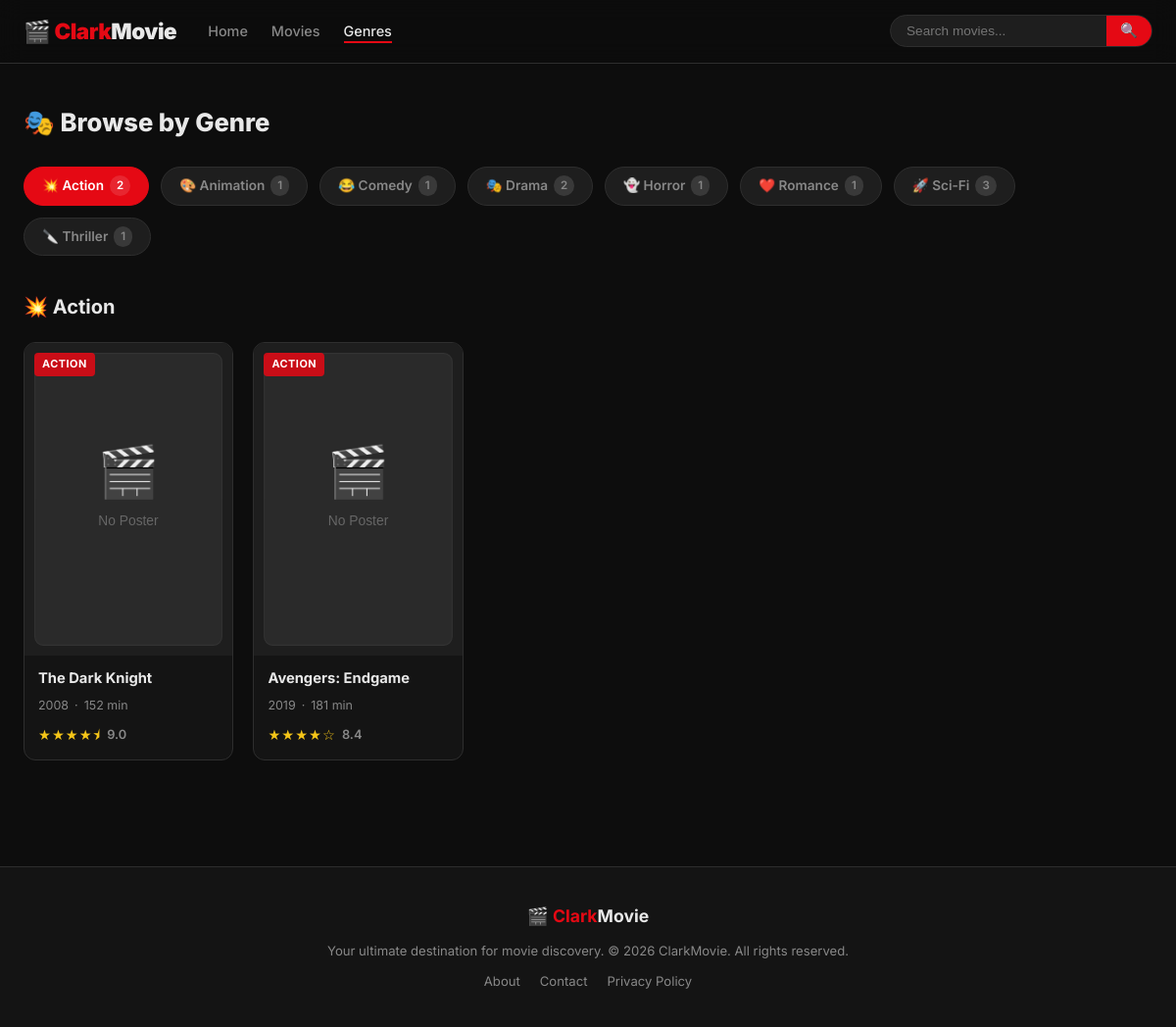
Page /pages/genre.php?id=1 on the committed database.
### tables this page shows
CREATE TABLE genres (
        id INTEGER PRIMARY KEY AUTOINCREMENT,
        name TEXT NOT NULL UNIQUE
    );

CREATE TABLE movies (
        id INTEGER PRIMARY KEY AUTOINCREMENT,
        title TEXT NOT NULL,
        description TEXT,
        release_year INTEGER,
        rating REAL DEFAULT 0,
        duration INTEGER,
        poster TEXT,
        genre_id INTEGER,
        FOREIGN KEY (genre_id) REFERENCES genres(id)
    );

### pages/genre.php (the view, shortened to what this page needs)
<?php
require_once __DIR__ . '/../includes/config.php';
require_once __DIR__ . '/../partials/movie_card.php';
$genres = $pdo->query("
    SELECT g.*, COUNT(m.id) AS movie_count
    FROM genres g LEFT JOIN movies m ON m.genre_id = g.id
    GROUP BY g.id ORDER BY g.name
")->fetchAll(PDO::FETCH_ASSOC);
$selectedGenre = (int)($_GET['id'] ?? 0);
$genreMovies   = [];
$genreName     = '';
if ($selectedGenre > 0) {
    $gs = $pdo->prepare("SELECT name FROM genres WHERE id = ?");
    $gs->execute([$selectedGenre]);
    $genreName = $gs->fetchColumn();
    $ms = $pdo->prepare("
        SELECT m.*, g.name AS genre_name
        FROM movies m LEFT JOIN genres g ON m.genre_id = g.id
        WHERE m.genre_id = ? ORDER BY m.rating DESC
    ");
    $ms->execute([$selectedGenre]);
    $genreMovies = $ms->fetchAll(PDO::FETCH_ASSOC);
}
$genreIcons = [
    'Action'    => '💥',
    'Drama'     => '🎭',
    'Sci-Fi'    => '🚀',
    'Comedy'    => '😂',
    'Horror'    => '👻',
    'Romance'   => '❤️',
    'Thriller'  => '🔪',
    'Animation' => '🎨',
];
include __DIR__ . '/../partials/header.php';
include __DIR__ . '/../partials/navbar.php';
?>
<main class="main-content container">
    <h1 class="page-heading-title">🎭 Browse by Genre</h1>
    <div class="genre-pills">
        <?php foreach ($genres as $g): ?>
            <a href="<?= BASE_URL ?>/pages/genre.php?id=<?= $g['id'] ?>"
               class="genre-pill <?= $selectedGenre === (int)$g['id'] ? 'active' : '' ?>">
                <?= $genreIcons[$g['name']] ?? '🎬' ?>
                <?= htmlspecialchars($g['name']) ?>
                <span class="pill-count"><?= $g['movie_count'] ?></span>
            </a>
        <?php endforeach; ?>
    </div>
    <?php if ($selectedGenre > 0): ?>
        <section class="section">
            <div class="section-header">
                <h2 class="section-title">
                    <?= $genreIcons[$genreName] ?? '🎬' ?> <?= htmlspecialchars($genreName) ?>
                </h2>
            </div>
            <?php if (empty($genreMovies)): ?>
                <p class="empty-state">No movies in this genre yet.</p>
            <?php else: ?>
                <div class="movies-grid">
                    <?php foreach ($genreMovies as $movie): renderMovieCard($movie); endforeach; ?>
                </div>
            <?php endif; ?>
        </section>
    <?php else: ?>
        <p class="genre-hint">👆 Select a genre above to browse movies.</p>
    <?php endif; ?>
</main>
<?php include __DIR__ . '/../partials/footer.php'; ?>

### partials/movie_card.php (shortened to what this page needs)
<?php
function renderMovieCard(array $movie): void {
    $stars = renderStars($movie['rating']);
    $poster = htmlspecialchars($movie['poster'] ?? '');
    $title  = htmlspecialchars($movie['title']);
    $year   = (int)($movie['release_year'] ?? 0);
    $dur    = (int)($movie['duration']     ?? 0);
    $genre  = htmlspecialchars($movie['genre_name'] ?? 'Unknown');
    $id     = (int)$movie['id'];
    $rating = number_format((float)$movie['rating'], 1);
?>
<div class="movie-card" data-id="<?= $id ?>">
    <a href="<?= BASE_URL ?>/pages/movie_detail.php?id=<?= $id ?>" class="card-link">
        <div class="card-poster">
            <img src="<?= $poster ?>" alt="<?= $title ?>" loading="lazy"
                 onerror="this.src='<?= BASE_URL ?>/assets/images/no-poster.svg'">
            <span class="card-genre"><?= $genre ?></span>
        </div>
        <div class="card-info">
            <h3 class="card-title"><?= $title ?></h3>
            <div class="card-meta">
                <span class="meta-year"><?= $year ?></span>
                <span class="meta-sep">·</span>
                <span class="meta-dur"><?= $dur ?> min</span>
            </div>
            <div class="card-rating">
                <span class="stars"><?= $stars ?></span>
                <span class="rating-num"><?= $rating ?></span>
            </div>
        </div>
    </a>
</div>
<?php
}
function renderStars(float $rating): string {
    $full  = (int)floor($rating / 2);
    $half  = ($rating / 2 - $full) >= 0.4 ? 1 : 0;
    $empty = 5 - $full - $half;
    return str_repeat('★', $full) . str_repeat('⯨', $half) . str_repeat('☆', $empty);
}

### assets/css/style.css (style rules this page uses)
*, *::before, *::after { box-sizing: border-box; margin: 0; padding: 0; }
:root { --bg: #0d0d0d; --bg2: #141414; --bg3: #1e1e1e; --surface: #242424; --border: #2e2e2e; --accent: #e50914; --accent2: #f5c518; --text: #e8e8e8; --muted: #888; --card-r: 12px; --trans: .25s ease; }
html { scroll-behavior: smooth; }
body { font-family: 'Inter', sans-serif; background: var(--bg); color: var(--text); min-height: 100vh; line-height: 1.6; }
a { color: inherit; text-decoration: none; }
img { display: block; max-width: 100%; }
.container { max-width: 1280px; margin: 0 auto; padding: 0 24px; }
.main-content { padding-block: 40px 60px; }
.section { margin-bottom: 48px; }
.section-header { display: flex; align-items: baseline; justify-content: space-between; margin-bottom: 20px; }
.section-title { font-size: 1.25rem; font-weight: 700; }
.movies-grid { display: grid; grid-template-columns: repeat(auto-fill, minmax(190px, 1fr)); gap: 20px; }
.movie-card { background: var(--bg2); border-radius: var(--card-r); overflow: hidden; border: 1px solid var(--border); transition: transform var(--trans), box-shadow var(--trans), border-color var(--trans); }
.card-link { display: block; }
.card-poster { position: relative; aspect-ratio: 2/3; overflow: hidden; background: var(--bg3); }
.card-poster img { width: 100%; height: 100%; object-fit: cover; transition: transform .4s ease; }
.card-genre { position: absolute; top: 10px; left: 10px; background: rgba(229,9,20,.85); color: #fff; font-size: .68rem; font-weight: 700; letter-spacing: .5px; text-transform: uppercase; padding: 3px 8px; border-radius: 4px; }
.card-info { padding: 12px 14px 14px; }
.card-title { font-size: .92rem; font-weight: 700; margin-bottom: 6px; white-space: nowrap; overflow: hidden; text-overflow: ellipsis; }
.card-meta { display: flex; gap: 6px; font-size: .78rem; color: var(--muted); margin-bottom: 8px; }
.card-rating { display: flex; align-items: center; gap: 6px; }
.stars { color: var(--accent2); font-size: .9rem; letter-spacing: 1px; }
.rating-num { font-size: .8rem; color: var(--muted); font-weight: 600; }
.page-heading-title { font-size: 1.6rem; font-weight: 800; margin-bottom: 24px; }
.genre-pills { display: flex; gap: 12px; flex-wrap: wrap; margin-bottom: 36px; }
.genre-pill { display: inline-flex; align-items: center; gap: 6px; background: var(--bg3); border: 1.5px solid var(--border); color: var(--muted); border-radius: 999px; padding: 8px 18px; font-size: .85rem; font-weight: 600; cursor: pointer; transition: all var(--trans); }
.genre-pill.active { background: var(--accent); border-color: var(--accent); color: #fff; }
.pill-count { background: rgba(255,255,255,.12); border-radius: 999px; padding: 1px 7px; font-size: .72rem; }

### rows in the picture
genres: name "💥", name "Action", movie_count "2"
genres: name "🎨", name "Animation", movie_count "1"
genres: name "😂", name "Comedy", movie_count "1"
genres: name "🎭", name "Drama", movie_count "2"
genres: name "👻", name "Horror", movie_count "1"
genres: name "❤️", name "Romance", movie_count "1"
genres: name "🚀", name "Sci-Fi", movie_count "3"
genres: name "🔪", name "Thriller", movie_count "1"
movies: genre.name "ACTION", title "The Dark Knight", release_year "2008", duration "152", rating "★★★★⯨", rating "9.0"
movies: genre.name "ACTION", title "Avengers: Endgame", release_year "2019", duration "181", rating "★★★★☆", rating "8.4"
